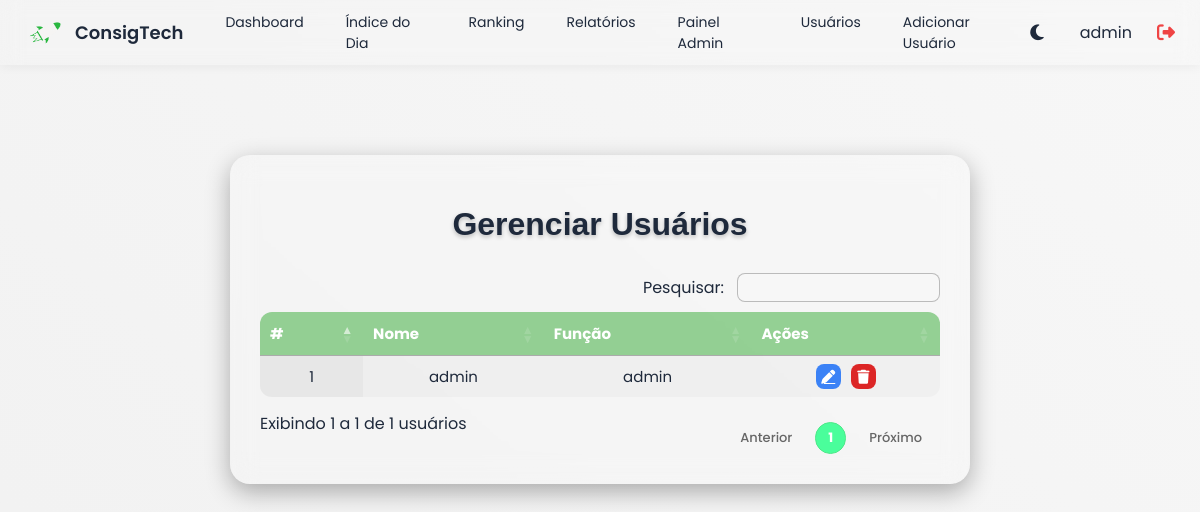
/usuarios (signed in), run on an earlier commit of the app's database.
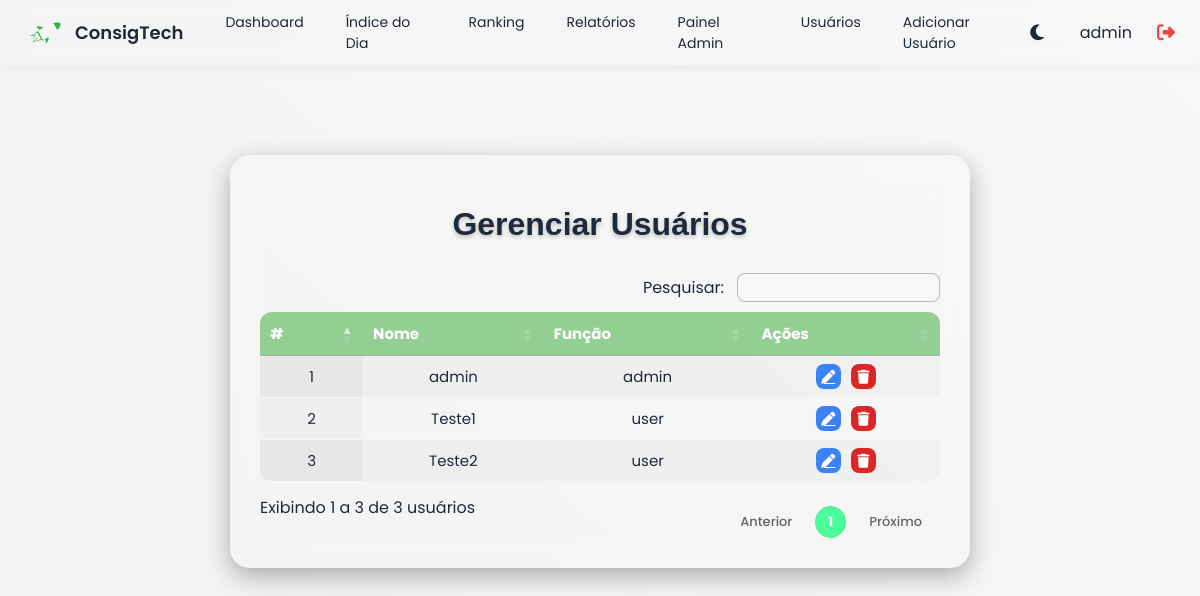
And on a later commit of the database.
### tables this page shows
CREATE TABLE users (
            id INTEGER PRIMARY KEY AUTOINCREMENT,
            nome TEXT UNIQUE NOT NULL,
            senha TEXT NOT NULL,
            role TEXT DEFAULT 'user'
        );

### app.py (the view)
@app.route("/usuarios", endpoint="usuarios")
def usuarios():
    if "user" not in session or session["role"] != "admin":
        return redirect(url_for("login"))
    conn = get_conn()
    cur = conn.cursor()
    cur.execute("SELECT id, nome, role FROM users ORDER BY id ASC;")
    usuarios = cur.fetchall()
    conn.close()
    return render_template("usuarios.html", usuarios=usuarios)

### app.py (called while the page is built)
def get_conn():
    if DATABASE_URL and psycopg2:
        return psycopg2.connect(DATABASE_URL, sslmode="require")
    else:
        return sqlite3.connect(LOCAL_DB, check_same_thread=False)

### templates/usuarios.html (shortened to what this page needs)
{% extends "base.html" %}
{% block content %}
<link rel="stylesheet" href="https://cdn.datatables.net/1.13.6/css/jquery.dataTables.min.css">
<link rel="stylesheet" href="https://cdnjs.cloudflare.com/ajax/libs/font-awesome/6.5.0/css/all.min.css">
<div class="usuarios-container">
  <h1 class="titulo-tomorrow">Gerenciar Usuários</h1>
  <table id="usuarios" class="display">
    <thead>
      <tr>
        <th>#</th>
        <th>Nome</th>
        <th>Função</th>
        <th>Ações</th>
      </tr>
    </thead>
    <tbody>
      {% for u in usuarios %}
      <tr>
        <td>{{ loop.index }}</td>
        <td>{{ u[1] }}</td>
        <td>{{ u[2] }}</td>
        <td>
          <div class="acoes-btns">
            <a href="{{ url_for('editar_usuario', id=u[0]) }}" class="btn-icon editar">
              <i class="fa fa-pen"></i>
            </a>
            <form method="POST" action="{{ url_for('excluir_usuario', id=u[0]) }}" class="form-excluir">
              <button type="submit" class="btn-icon excluir" onclick="return confirm('Deseja excluir este usuário?')">
                <i class="fa fa-trash"></i>
              </button>
            </form>
          </div>
        </td>
      </tr>
      {% endfor %}
    </tbody>
  </table>
</div>
{% endblock %}

What changed in the data, as far as the page shows it:
added users: nome "Teste1", role "user"
added users: nome "Teste2", role "user"
Also different on the page:
text written by a page script: "Pesquisar: Exibindo 1 a 1 de 1 usuários Anterior 1 Próximo" → "Pesquisar: Exibindo 1 a 3 de 3 usuários Anterior 1 Próximo"
